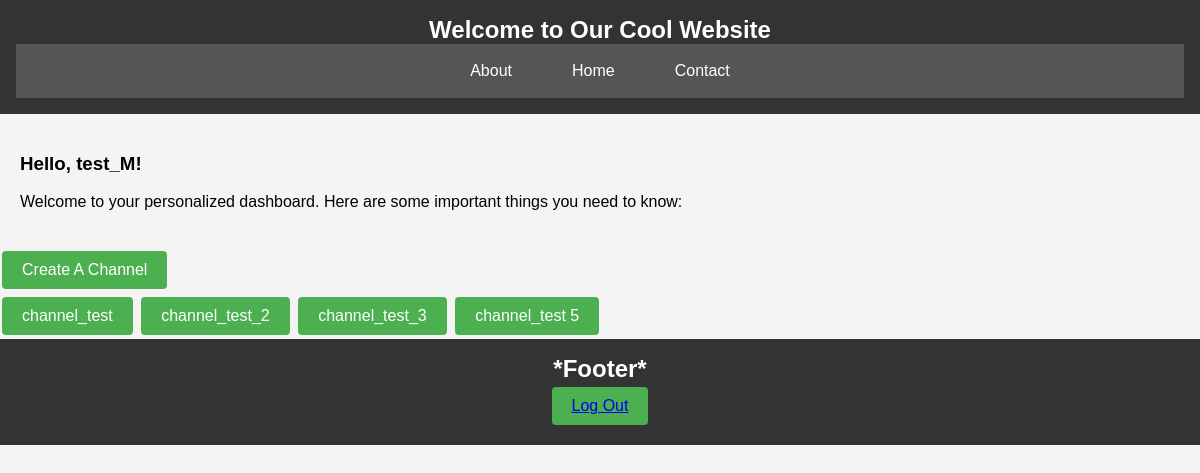
The app's page /dashboard/ (signed in), older data.
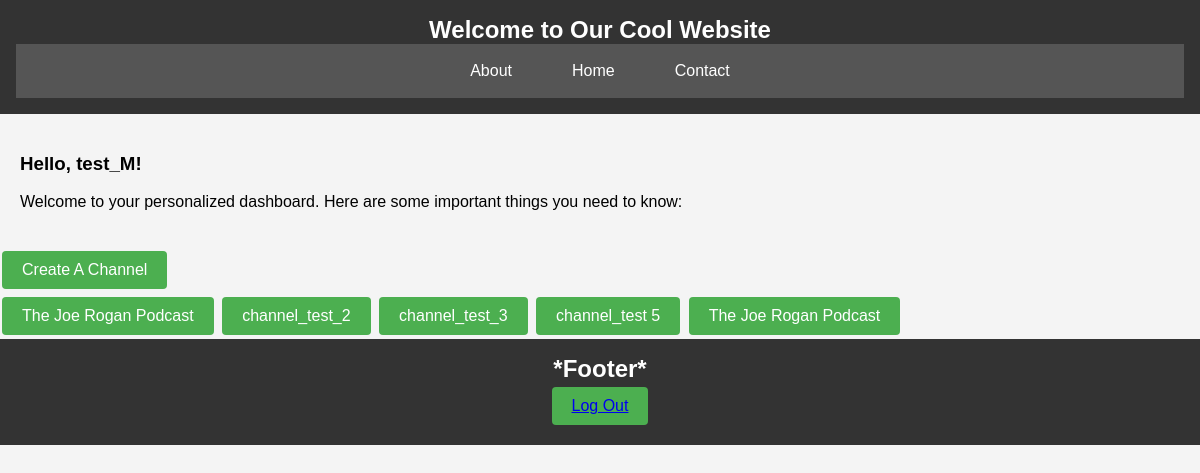
The same page, newer data.
### app/models.py (models this page shows, shortened)
class Channel(models.Model):
    name = models.CharField(max_length=50)
    description = models.CharField(max_length=200)
    creator = models.ForeignKey(CustomUser, on_delete=models.CASCADE)
    chat_members = models.ManyToManyField(
        CustomUser, related_name="channels", through="Membership"
    )
    MODE = (("Enabled", "Enabled"), ("Disabled", "Disabled"))
    safe_mode = models.CharField(
        max_length=10,
        choices=MODE,
    )

### app/views.py (the view, shortened to what this page needs)
# urls.py: path("dashboard/", dashboard, name="dashboard"),  # Dashboard page
@login_required(login_url=login_view)
def dashboard(request):
    user_authenticated = request.user.is_authenticated
    if user_authenticated:
        user_group = request.user.groups.first()
        if user_group:
            if user_group.name == "User":
                you = CustomUser.objects.get(username=request.user.username)
                channel_list = Channel.objects.filter(creator=you)
                involved_channels = Channel.objects.filter(chat_members=you)
                return render(
                    request,
                    "dash.html",
                    {
                        "user_authenticated": user_authenticated,
                        "channels": channel_list,
                        "involved_channels": involved_channels,
                    },
                )
        return render(request, "dash.html", {"user_authenticated": user_authenticated})
    else:
        return render(request, "login.html")  # Redirect to login if not authenticated

### app/templates/dash.html (shortened to what this page needs)
{% load static %}
<!DOCTYPE html>
<html lang="en">
  <head>
    <link rel="stylesheet" href="{% static 'styles.css' %}" />
  </head>
  <body>
    <header>
      <h2>Welcome to Our Cool Website</h2>
      <nav>
        <a href="{% url 'about' %}">About</a>
        <a href="{% url 'dashboard' %}">Home</a>
        <a href="{% url 'contact' %}">Contact</a>
      </nav>
    </header>
    <main>
      {% block content %}
      <h3>Hello, {{ request.user.username }}!</h3>
      <p>
        Welcome to your personalized dashboard. Here are some important things
        you need to know:
      </p>
      {% endblock content %}
    </main>
    <a href="{% url 'create_channel' %}"><button>Create A Channel</button></a>
    <div>
      {% for channel in channels %}
      <a href="{% url 'channels' channel.name %}"
        ><button>{{ channel.name }}</button></a
      >
      {% endfor %} {% for channel in involved_channels %}
      <a href="{% url 'channels' channel.name %}"
        ><button>{{ channel.name }}</button></a
      >
      {% endfor %}
    </div>
    <footer>
      <h2>*Footer*</h2>
      <button><a href="{% url 'logout' %}">Log Out</a></button>
    </footer>
  </body>
</html>

Row changes from the older to the newer data that the page shows:
now on one of the page's lists (row edited): Channel: name "The Joe Rogan Podcast"
changed Channel: name "channel_test" → "The Joe Rogan Podcast"
